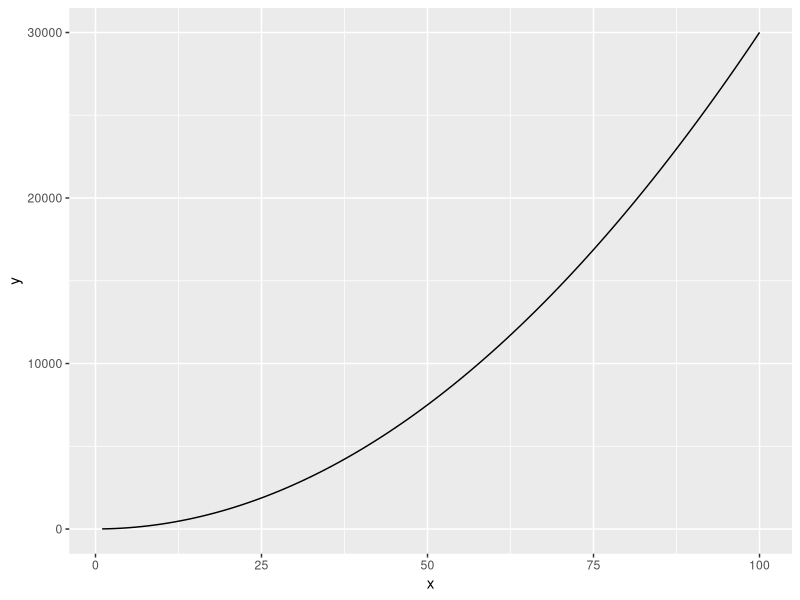
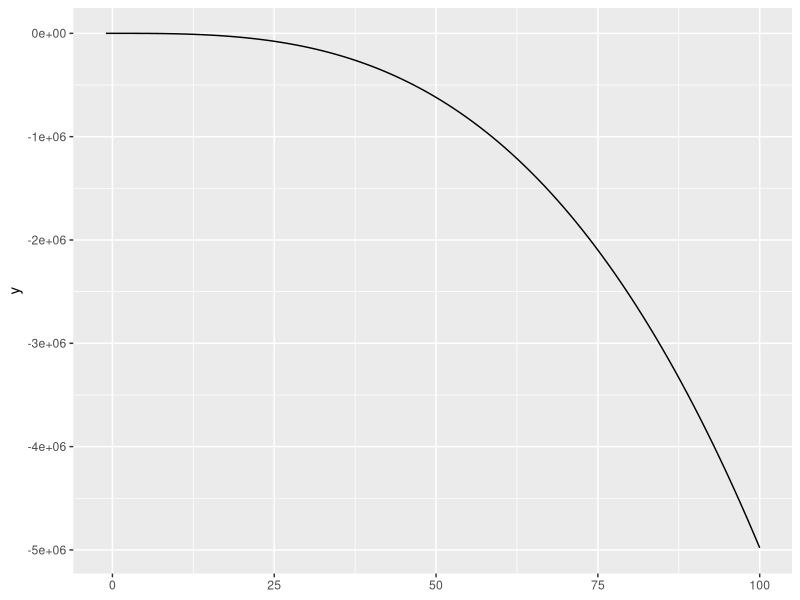
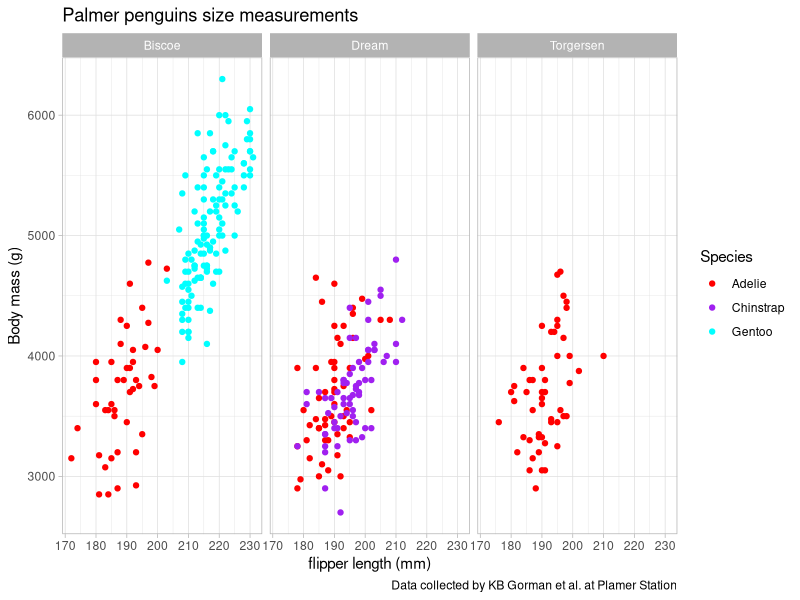

Source code (R) for these figures, in order:
## ---- chunk 1
knitr::opts_chunk$set(echo = TRUE)
library(tidyverse)
library(palmerpenguins)
## ---- chunk 2
eq = function(x) {
  
  3 * x ^ 2 + 4 
  
  
}

# use stat_function()

ggplot(data = data.frame(x = c(1, 100)), aes(x = x)) + 
  stat_function(fun = eq)


## ---- chunk 3
eq = function(x) {
 2.4 - (5 * x) - (5 * (x ^ 3)) + (2.1 * (x ^ 2))  
  
}

ggplot(data = NULL) +
  stat_function(fun = eq) +
  xlim(min = -1, max = 100)

## ---- chunk 4
ggplot(data = penguins, aes(x = flipper_length_mm, y = body_mass_g)) +
  geom_point(aes(color = species)) + scale_color_manual(values = c("red", "purple", "cyan")) +
  labs(x = "flipper length (mm)",
       y = "Body mass (g)",
       title = "Palmer penguins size measurements",
       caption = "Data collected by KB Gorman et al. at Plamer Station",
       color = "Species") + 
  facet_wrap(~island) +
  theme_light()
#face_wraps includes multiple graphs on one based on specifications. 
#ggplot within a variable should be within aes. 
## ---- chunk 5
gt = expression(2.2 + 3.1 * t - 5.6 * t ^ 4)

dg_dt = D(expr = gt, "t")

dg_dt
## ---- chunk 6
d2g_dt2 = D(expr = dg_dt, "t")

d2g_dt2
## ---- chunk 7

f_xyz = expression((2*x*y-3*(x^2)*(z^3)))
                   
df_dx = D(expr = f_xyz, "x")

df_dx

df_dy = D(expr = f_xyz, "y")

df_dy

df_dz = D(expr = f_xyz, "z")

df_dz

